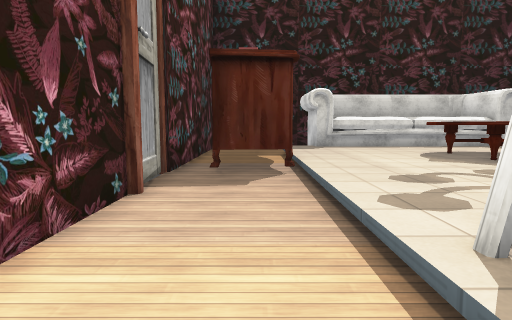
[1] (above)

19 first-person views from a walk through a level from a Godot 3-D game. The camera is 1.4 m above the floor, tilts 6° down and sees 75° across. The floor is counted in squares, 1 m on a side. Each view is taken from the middle of a square. On the plan, view 1 faces up. The plan holds only what a view shows up to about 15 squares ahead; the rest is blank. Some surface patterns are stand-ins.

[2]
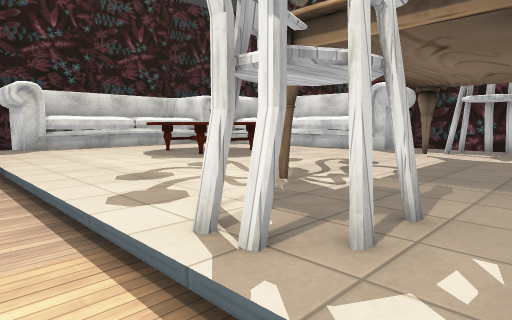

[3]
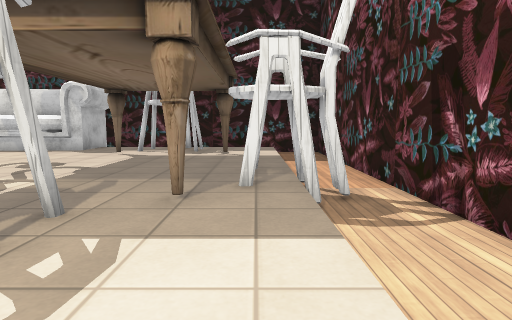

[4]
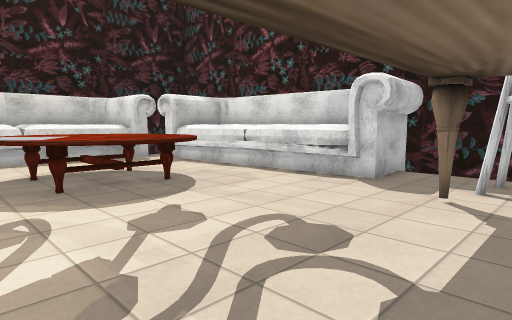

[5]
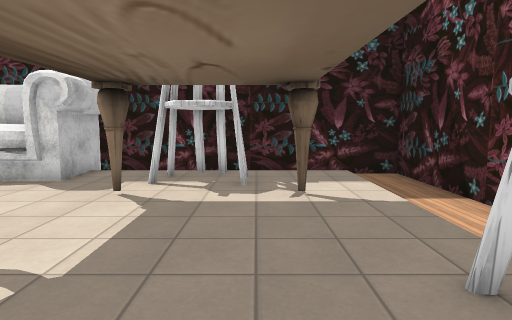

[6]
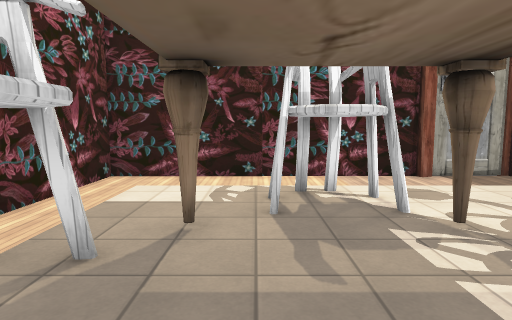

[7]
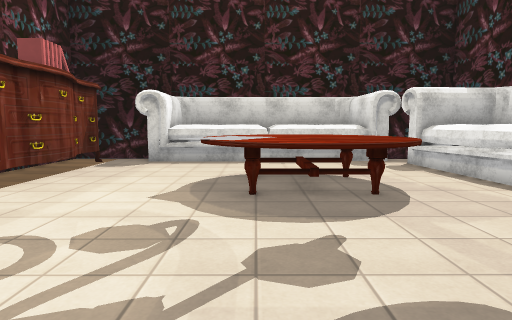

[8]
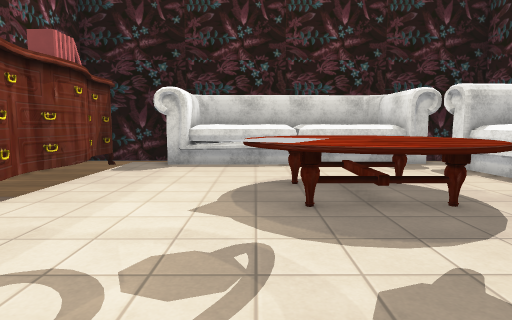

[9]
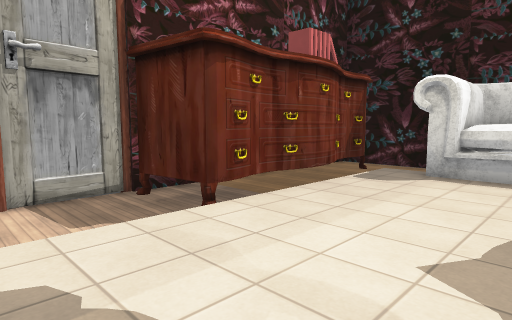

[10]
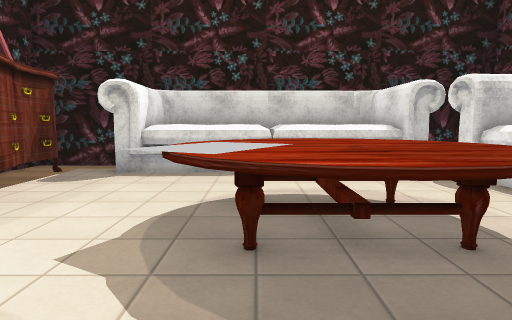

[11]
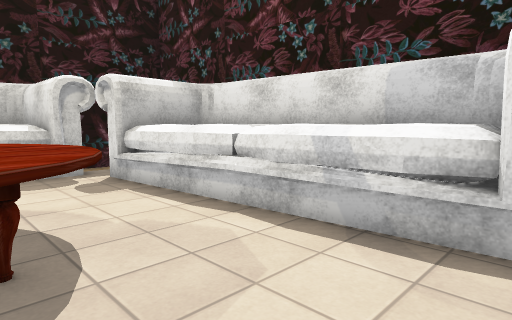

[12]
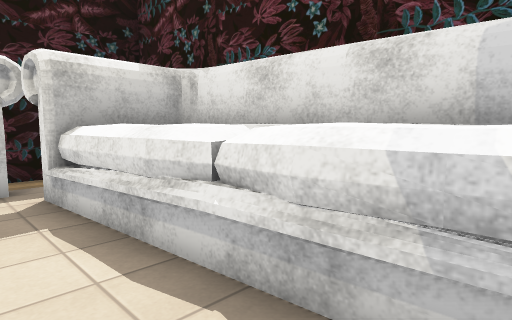

[13]
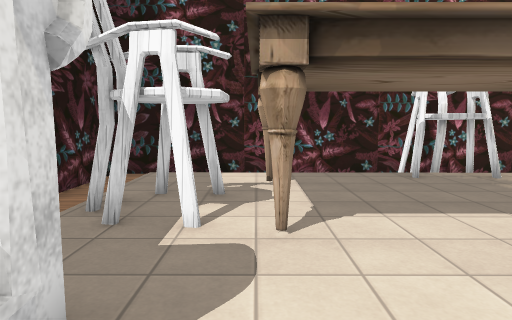

[14]
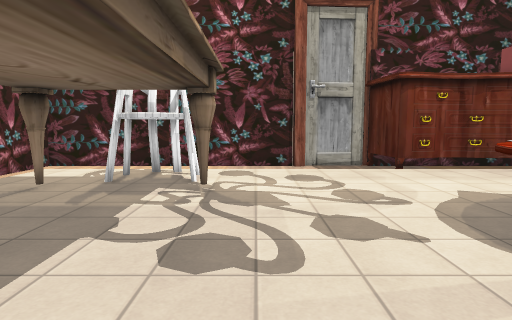

[15]
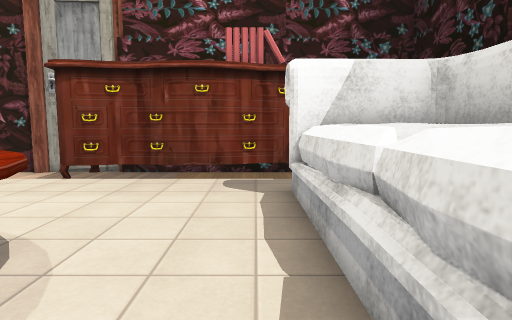

[16]
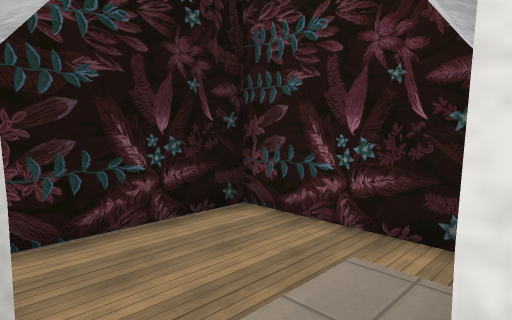

[17]
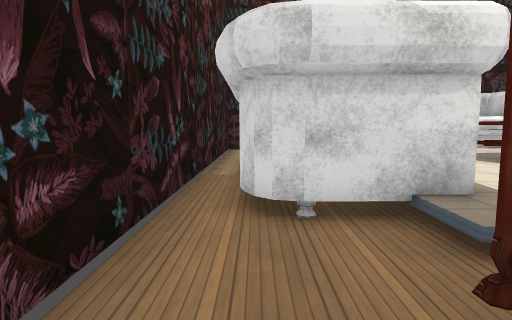

[18]
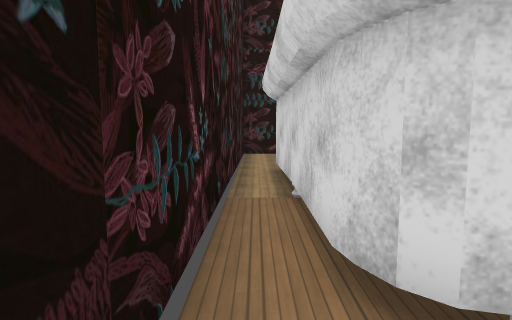

[19]
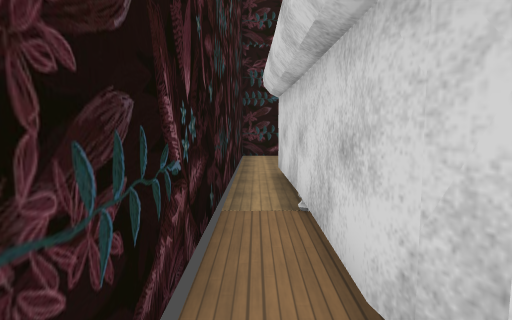

### Floor plan
Key: @ floor where view 1 was taken; # wall or solid block; . main floor; - floor 0.5 m lower than the main floor; / step, stairs or slope; = window, fence, low wall or low ledge; ^ raised ledge; C chair.
Columns run from 3 left of view 1 to 17 right of it. Each row starts with its distance up from view 1.
 21 #####################
 20 #-------------------#
 19  -----######### ----#
 18  -----#    ^    ----#
 17   ^#--#^^ ^^  ^ ----#
 16 #  ^-.#^^^^^^^^#../-#
 15 #- ^-...........###
 14 #-  #...........^
 13 #-  =.....^^^...^
 12 #-  #....^^^^^..^
 11 #-^ #....^^^^^..^^^
 10 #-^^#....^^^^^..^^^
  9 #----.....^^^^..^^^
  8 #----...........^^
  7 #----...........^^^ #
  6 #----............####
  5 #----............./ #
  4 #----..#.......#../ #
  3 #----.CC........CC/ #
  2 #----CCC.........C/ #
  1 #-- -...........CC/-#
  0 #--@-..........#../-#
 -1 #----....CC......./-#
 -2 #-- -////CC////////-#
 -3 #--------/C---------#
 -4 #####################

Where each view was taken, in squares from view 1:
view 1: 0 up, 0 right, facing up
view 2: 0 up, 0 right, facing up-right
view 3: 1 down, 0 right, facing right
view 4: 2 up, 5 right, facing up-right
view 5: 1 up, 5 right, facing right
view 6: 1 up, 9 right, facing left
view 7: 3 up, 7 right, facing up
view 8: 4 up, 6 right, facing up
view 9: 6 up, 6 right, facing up-left
view 10: 6 up, 7 right, facing up
view 11: 6 up, 9 right, facing up-right
view 12: 8 up, 11 right, facing up-right
view 13: 8 up, 12 right, facing down
view 14: 5 up, 12 right, facing left
view 15: 15 up, 10 right, facing left
view 16: 15 up, 12 right, facing up-right
view 17: 19 up, 2 left, facing right
view 18: 20 up, 1 right, facing right
view 19: 20 up, 2 right, facing right
